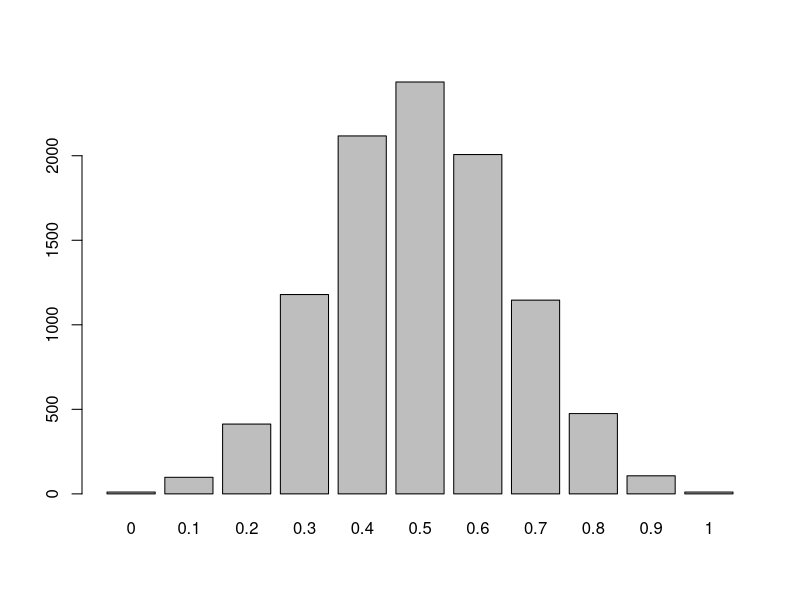
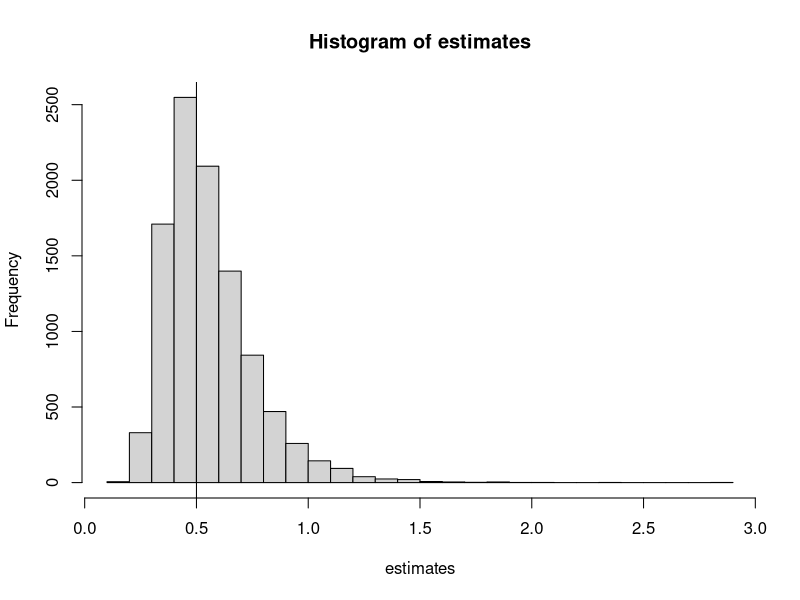
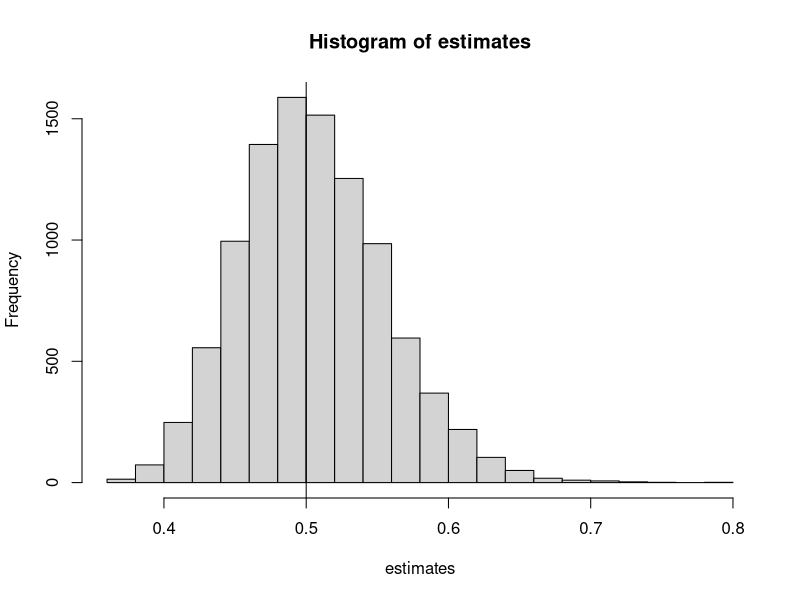
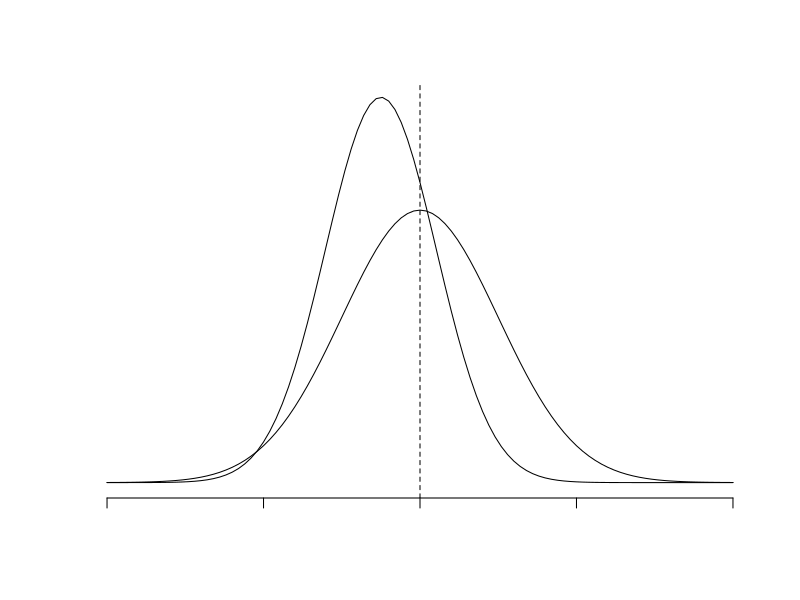
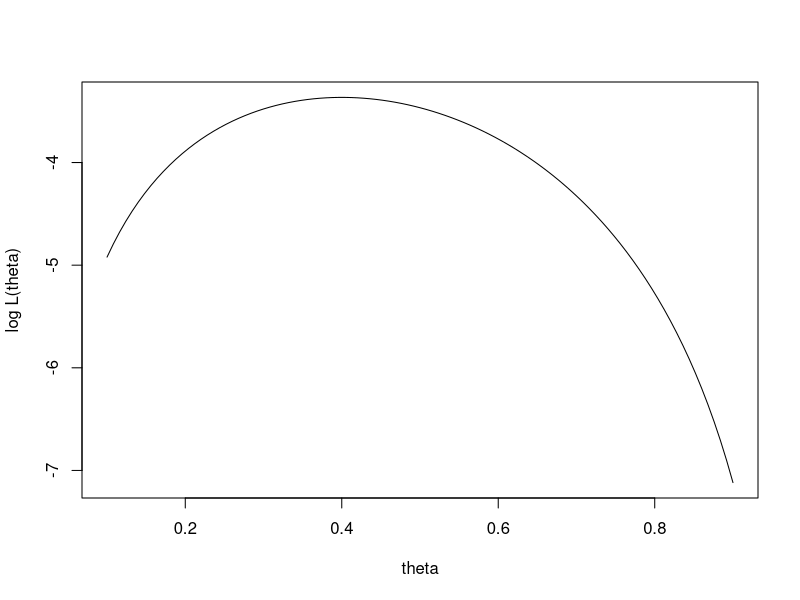
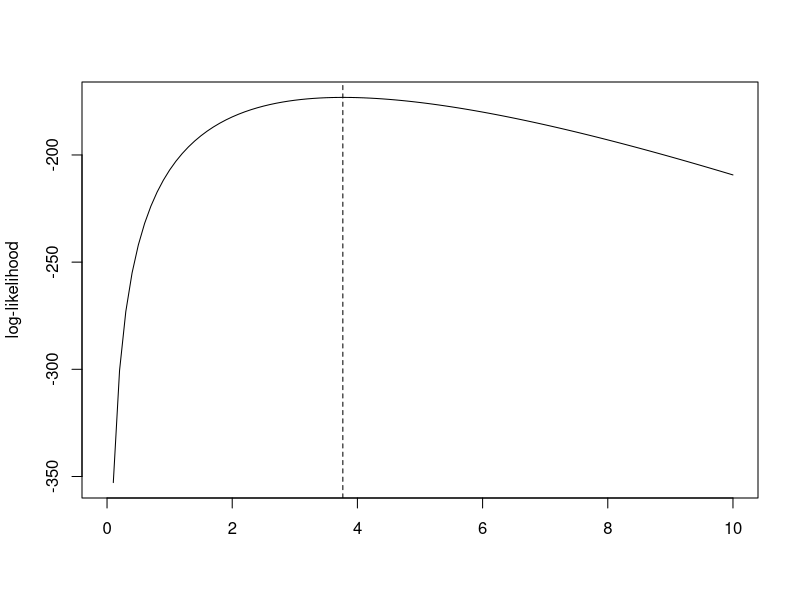

The R script that drew these images, in order:
## ---- chunk 1
N <- 10000
n <- 10
theta <- 0.5
datasets <- replicate(N, rbinom(n, 1, theta))
estimates <- apply(datasets, 2, mean)
barplot(table(estimates))
## ---- chunk 2
N <- 10000
n <- 10
theta <- 0.5
datasets <- replicate(N, rexp(n, theta))
y_bar <- apply(datasets, 2, mean)
estimates <- 1/y_bar
hist(estimates, breaks = 20)
abline(v = theta)
## ---- chunk 3
N <- 10000
n <- 100
theta <- 0.5
datasets <- replicate(N, rexp(n, theta))
y_bar <- apply(datasets, 2, mean)
estimates <- 1/y_bar
hist(estimates, breaks = 20)
abline(v = theta)
## ---- chunk 4
curve(dnorm(x, -0.5, sqrt(0.5)), from = -4, to = 4, axes = FALSE,
      xlab = "", ylab = "")
curve(dnorm(x, 0, 1), add = TRUE)
axis(1, labels = FALSE)
abline(v = 0, lty = 2)
## ---- chunk 5
curve(3*log(1-x) + 2*log(x), from = 0.1, to = 0.9,
      xlab = "theta", ylab = "log L(theta)")
## ---- chunk 6
set.seed(1)
n <- 100
alpha0 <- 1
beta0 <- 3
y <- rgamma(n, scale = alpha0, shape = beta0)
y_bar <- mean(y)
log_y_bar <- mean(log(y))
## ---- chunk 7
b <- function(alpha) {y_bar/alpha}
l <- function(x) {
  sum(dgamma(y, shape = x, scale = b(x), log = TRUE))
}
l_vec <- function(x) {
  sapply(x, l)
}
curve(l_vec, from = 0, 10, xlab = "", ylab = "log-likelihood")
est <- optimize(l_vec, c(0, 10), maximum = TRUE)$maximum
abline(v = est, lty = 2)
